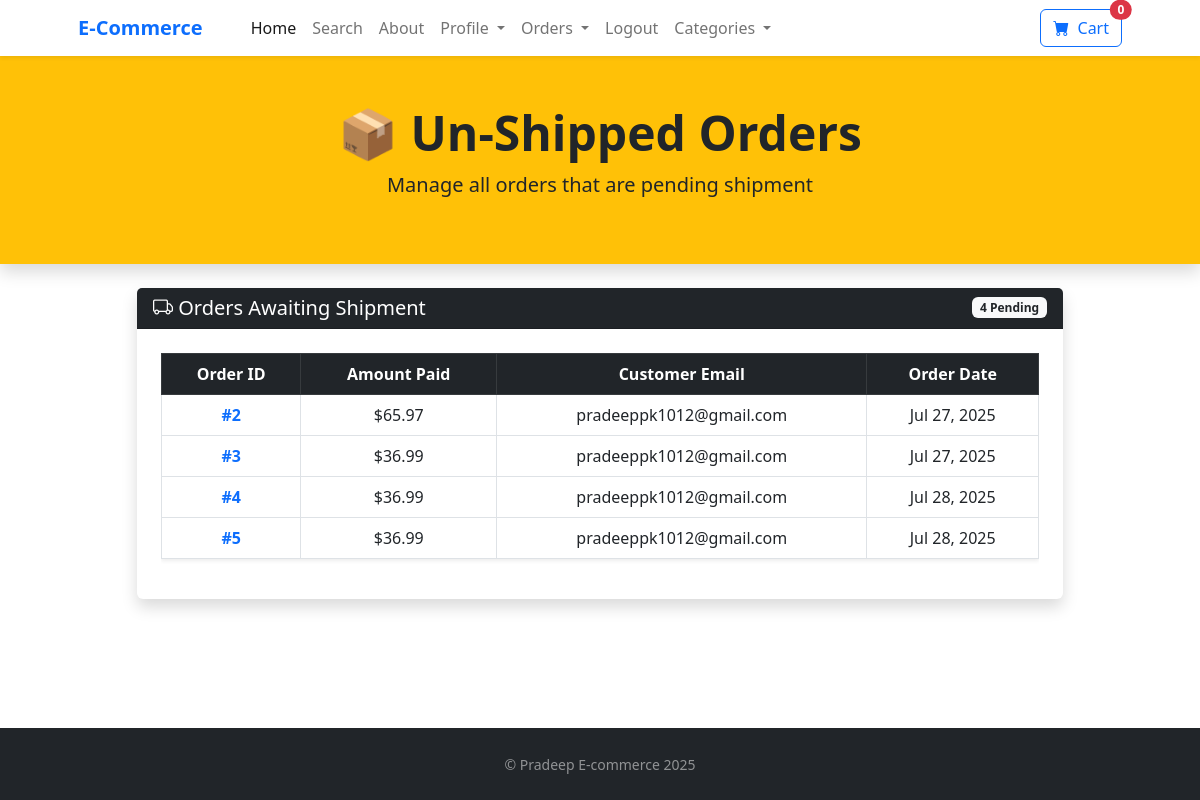
Page /payment/not_shipped_dash (signed in) on the committed database.
### payment/models.py (models this page shows, shortened)
class Order(models.Model):
    user = models.ForeignKey(User, on_delete=models.CASCADE, null=True, blank=True)
    full_name = models.CharField(max_length=250)
    email = models.EmailField(max_length=250)
    shipping_address = models.TextField(max_length=15000)
    amount_paid = models.DecimalField(max_digits=7, decimal_places=2)
    date_ordered = models.DateTimeField(auto_now_add=True)
    shipped = models.BooleanField(default=False)
    date_shipped = models.DateTimeField(blank=True, null=True)
    shipping = models.BooleanField(default=False)

### payment/views.py (the view)
# urls.py: path('not_shipped_dash',views.not_shipped_dash , name='not_shipped_dash'),
def not_shipped_dash(request):
    if request.user.is_authenticated and request.user.is_superuser:
        orders = Order.objects.filter(shipped=False)
        if request.POST:
            status = request.POST['shipping_status']
            messages.success(request,"Shipping Status Updated")
            return redirect('home')
        return render(request,"payment/not_shipped_dash.html",{"orders":orders})
    else:
        messages.success(request,"Access Denied")
        return redirect('home')

### cart/cart.py (called while the page is built)
    def __len__(self):
        return len(self.cart)

### cart/context_processors.py (called while the page is built)
def cart(request):
    return {'cart':Cart(request)}

### payment/templates/payment/not_shipped_dash.html
{% extends 'base.html' %}
{% block content %}
<header class="bg-warning py-5 mb-4 shadow">
    <div class="container text-center text-dark">
        <h1 class="display-5 fw-bold">📦 Un-Shipped Orders</h1>
        <p class="lead text-dark">Manage all orders that are pending shipment</p>
    </div>
</header>
<div class="container mb-5">
    <div class="row justify-content-center">
        <div class="col-lg-10">
            <div class="card shadow border-0">
                <div class="card-header bg-dark text-white d-flex justify-content-between align-items-center">
                    <h5 class="mb-0"><i class="bi bi-truck"></i> Orders Awaiting Shipment</h5>
                    <span class="badge bg-light text-dark">{{ orders|length }} Pending</span>
                </div>
                <div class="card-body p-4">
                    {% if orders %}
                    <div class="table-responsive">
                        <table class="table table-bordered table-hover align-middle shadow-sm">
                            <thead class="table-dark text-center">
                                <tr>
                                    <th scope="col">Order ID</th>
                                    <th scope="col">Amount Paid</th>
                                    <th scope="col">Customer Email</th>
                                    <th scope="col">Order Date</th>
                                </tr>
                            </thead>
                            <tbody>
                                {% for item in orders %}
                                <tr class="text-center">
                                    <td>
                                        <a href="{% url 'orders' item.id %}" class="text-decoration-none fw-semibold text-primary">
                                            #{{ item.id }}
                                        </a>
                                    </td>
                                    <td>${{ item.amount_paid }}</td>
                                    <td>{{ item.email }}</td>
                                    <td>{{ item.date_ordered|date:"M d, Y" }}</td>
                                </tr>
                                {% endfor %}
                            </tbody>
                        </table>
                    </div>
                    {% else %}
                    <div class="alert alert-info text-center mb-0" role="alert">
                        🎉 All caught up! No unshipped orders at the moment.
                    </div>
                    {% endif %}
                </div>
            </div>
        </div>
    </div>
</div>
{% endblock %}

### store/templates/base.html (style rules this page uses)
html, body { height: 100%; }
body { display: flex; flex-direction: column; }

### rows in the picture
Order: id "2", amount_paid "65.97", email "pradeeppk1012@gmail.com", date_ordered "Jul 27, 2025"
Order: id "3", amount_paid "36.99", email "pradeeppk1012@gmail.com", date_ordered "Jul 27, 2025"
Order: id "4", amount_paid "36.99", email "pradeeppk1012@gmail.com", date_ordered "Jul 28, 2025"
Order: id "5", amount_paid "36.99", email "pradeeppk1012@gmail.com", date_ordered "Jul 28, 2025"

### other values in the picture
{{ cart|length }} "0"
{{ orders|length }} "4"
